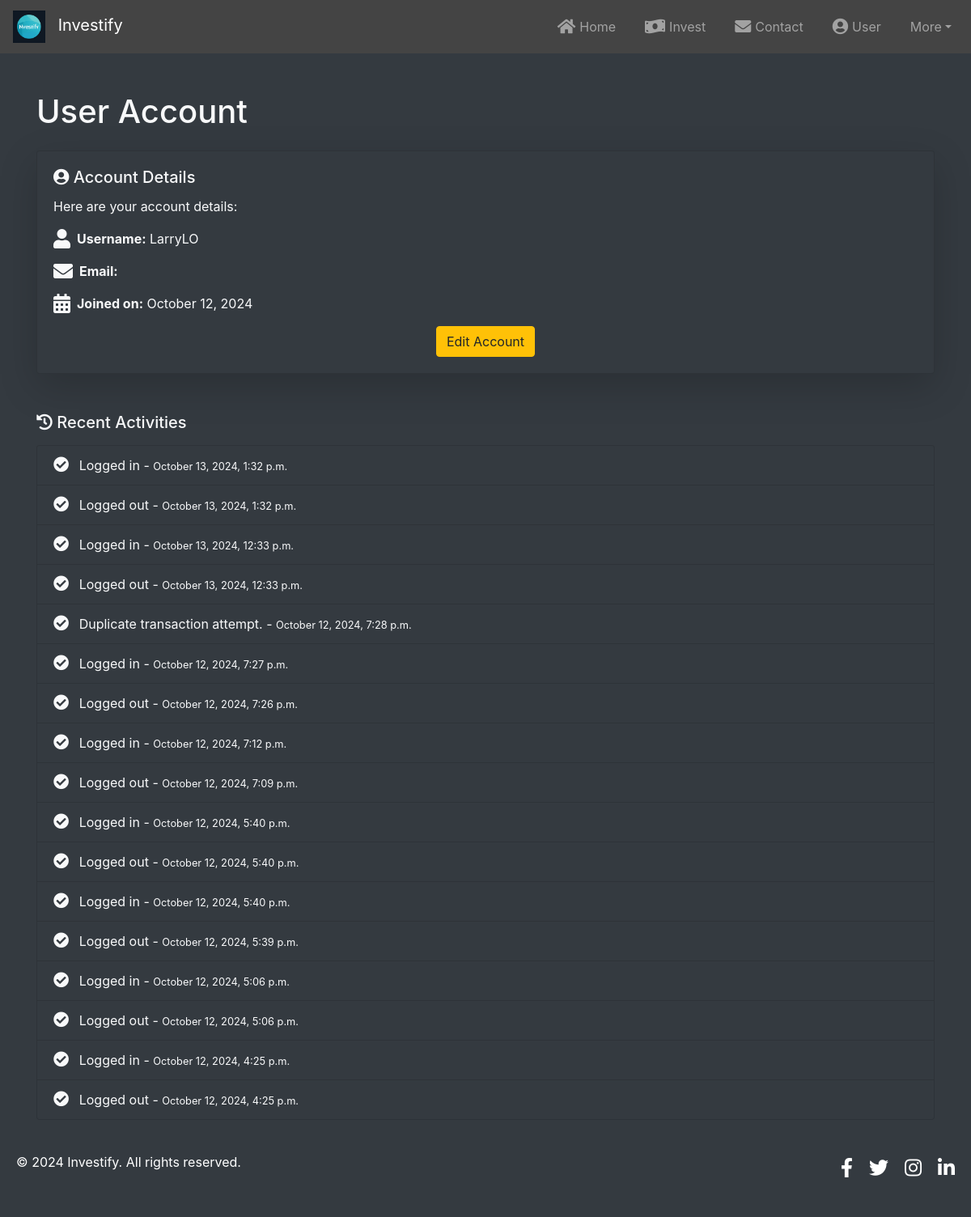
The page /user/ (signed in) on the database its author committed.
### core/models.py (models this page shows, shortened)
class RecentActivity(models.Model):  # Ensure this class is not nested
    user = models.ForeignKey(User, on_delete=models.CASCADE)
    activity = models.CharField(max_length=255)
    timestamp = models.DateTimeField(auto_now_add=True)
    class Meta:
        ordering = ['-timestamp']  # Newest activities first

### core/views.py (the view)
# urls.py: path('user/', user, name='user'),
@login_required
def user(request):
    recent_activities = RecentActivity.objects.filter(user=request.user)
    transactions = Transaction.objects.filter(user=request.user).order_by('-created_at')[:5]  # Last 5 transactions
    total_balance = Investment.objects.filter(user=request.user).aggregate(balance=Sum('amount'))['balance'] or 0
    return render(request, 'core/account.html', {
        'recent_activities': recent_activities,
        'transactions': transactions,
        'balance': total_balance,
        'user': request.user,
    })

### core/templates/core/account.html (shortened to what this page needs)
{% extends "core/base.html" %} {% block content %}
<div class="container mt-5">
  <h1 class="text-left mb-4">User Account</h1>
  <div class="card bg-dark text-light shadow-lg">
    <div class="card-body">
      <h5 class="card-title">
        <i class="fas fa-user-circle"></i> Account Details
      </h5>
      <p class="card-text">Here are your account details:</p>
      <div class="d-flex align-items-center mb-3">
        <i class="fas fa-user mr-2" style="font-size: 1.5rem"></i>
        <div>
          <strong>Username:</strong>
          <span>{{ user.username }}</span>
        </div>
      </div>
      <div class="d-flex align-items-center mb-3">
        <i class="fas fa-envelope mr-2" style="font-size: 1.5rem"></i>
        <div>
          <strong>Email:</strong>
        </div>
      </div>
      <div class="d-flex align-items-center mb-3">
        <i class="fas fa-calendar-alt mr-2" style="font-size: 1.5rem"></i>
        <div>
          <strong>Joined on:</strong>
          <span>{{ user.date_joined|date:"F j, Y" }}</span>
        </div>
      </div>
      <div class="text-center mt-3">
        <a
          href="{% url 'edit_account' %}"
          class="btn btn-warning animated-button"
          >Edit Account</a
        >
      </div>
    </div>
  </div>
  <h5 class="mt-5"><i class="fas fa-history"></i> Recent Activities</h5>
  <ul class="list-group mt-3">
    {% for activity in recent_activities %}
    <li class="list-group-item bg-dark text-light animated-list-item">
      <i class="fas fa-check-circle mr-2" style="font-size: 1.2rem"></i>
      {{ activity.activity }} -
      <small>{{ activity.timestamp|date:"F j, Y, g:i a" }}</small>
    </li>
    {% empty %}
    <li class="list-group-item bg-dark text-light">
      <i class="fas fa-times-circle mr-2" style="font-size: 1.2rem"></i>
      No recent activities found.
    </li>
    {% endfor %}
  </ul>
</div>
{% endblock %}

### rows shown on the page
RecentActivity: activity "Logged in", timestamp "October 13, 2024, 1:32 p.m."
RecentActivity: activity "Logged out", timestamp "October 13, 2024, 1:32 p.m."
RecentActivity: activity "Logged in", timestamp "October 13, 2024, 12:33 p.m."
RecentActivity: activity "Logged out", timestamp "October 13, 2024, 12:33 p.m."
RecentActivity: activity "Duplicate transaction attempt.", timestamp "October 12, 2024, 7:28 p.m."
RecentActivity: activity "Logged in", timestamp "October 12, 2024, 7:27 p.m."
RecentActivity: activity "Logged out", timestamp "October 12, 2024, 7:26 p.m."
RecentActivity: activity "Logged in", timestamp "October 12, 2024, 7:12 p.m."
RecentActivity: activity "Logged out", timestamp "October 12, 2024, 7:09 p.m."
RecentActivity: activity "Logged in", timestamp "October 12, 2024, 5:40 p.m."
RecentActivity: activity "Logged out", timestamp "October 12, 2024, 5:40 p.m."
RecentActivity: activity "Logged in", timestamp "October 12, 2024, 5:40 p.m."
RecentActivity: activity "Logged out", timestamp "October 12, 2024, 5:39 p.m."
RecentActivity: activity "Logged in", timestamp "October 12, 2024, 5:06 p.m."
RecentActivity: activity "Logged out", timestamp "October 12, 2024, 5:06 p.m."
RecentActivity: activity "Logged in", timestamp "October 12, 2024, 4:25 p.m."
RecentActivity: activity "Logged out", timestamp "October 12, 2024, 4:25 p.m."

### other values the page prints
{{ user.username }} "LarryLO"
{{ user.date_joined|date:"F j, Y" }} "October 12, 2024"
